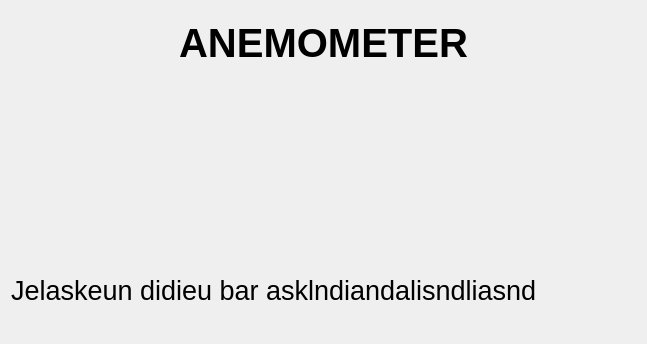
             <widget class="QWidget" name="scrollAreaWidgetContents_7">
              <property name="geometry">
               <rect>
                <x>0</x>
                <y>0</y>
                <width>647</width>
                <height>344</height>
               </rect>
              </property>
              <layout class="QVBoxLayout" name="verticalLayout_21">
               <item>
                <widget class="QFrame" name="Frame_Anemo_information">
                 <layout class="QVBoxLayout" name="verticalLayout_Anemo_information">
                  <item>
                   <widget class="QLabel" name="label_Judul_Anemo_information">
                    <property name="font">
                     <font>
                      <pointsize>30</pointsize>
                      <weight>75</weight>
                      <bold>true</bold>
                     </font>
                    </property>
                    <property name="text">
                     <string>ANEMOMETER</string>
                    </property>
                    <property name="alignment">
                     <set>Qt::AlignCenter</set>
                    </property>
                   </widget>
                  </item>
                  <item>
                   <spacer name="verticalSpacer_1_Anemo_information">
                    <property name="orientation">
                     <enum>Qt::Vertical</enum>
                    </property>
                    <property name="sizeType">
                     <enum>QSizePolicy::Minimum</enum>
                    </property>
                    <property name="sizeHint" stdset="0">
                     <size>
                      <width>20</width>
                      <height>40</height>
                     </size>
                    </property>
                   </spacer>
                  </item>
                  <item>
                   <widget class="QLabel" name="label_Pict_1_Anemo_information">
                    <property name="enabled">
                     <bool>true</bool>
                    </property>
                    <property name="sizePolicy">
                     <sizepolicy hsizetype="Preferred" vsizetype="Preferred">
                      <horstretch>0</horstretch>
                      <verstretch>0</verstretch>
                     </sizepolicy>
                    </property>
                    <property name="autoFillBackground">
                     <bool>false</bool>
                    </property>
                    <property name="text">
                     <string/>
                    </property>
                    <property name="pixmap">
                     <pixmap resource="Resource_Foto.qrc">:/Anemometer/gambar/Anemometer.PNG</pixmap>
                    </property>
                    <property name="alignment">
                     <set>Qt::AlignCenter</set>
                    </property>
                   </widget>
                  </item>
                  <item>
                   <spacer name="verticalSpacer_2_Anemo_information">
                    <property name="orientation">
                     <enum>Qt::Vertical</enum>
                    </property>
                    <property name="sizeType">
                     <enum>QSizePolicy::Minimum</enum>
                    </property>
                    <property name="sizeHint" stdset="0">
                     <size>
                      <width>20</width>
                      <height>40</height>
                     </size>
                    </property>
                   </spacer>
                  </item>
                  <item>
                   <layout class="QHBoxLayout" name="horizontalLayout__Anemo_information">
                    <item>
                     <widget class="QLabel" name="label_Pict_2_Anemo_information">
                      <property name="text">
                       <string/>
                      </property>
                      <property name="pixmap">
                       <pixmap resource="Resource_Foto.qrc">:/Anemometer/gambar/Anemometer1.PNG</pixmap>
                      </property>
                     </widget>
                    </item>
                    <item>
                     <spacer name="horizontalSpacer_4_Anemo_information">
                      <property name="orientation">
                       <enum>Qt::Horizontal</enum>
                      </property>
                      <property name="sizeHint" stdset="0">
                       <size>
                        <width>40</width>
                        <height>20</height>
                       </size>
                      </property>
                     </spacer>
                    </item>
                    <item>
                     <widget class="QLabel" name="label_Pict_3_Anemo_information">
                      <property name="text">
                       <string/>
                      </property>
                      <property name="pixmap">
                       <pixmap resource="Resource_Foto.qrc">:/Anemometer/gambar/Anemometer2.PNG</pixmap>
                      </property>
                     </widget>
                    </item>
                    <item>
                     <spacer name="horizontalSpacer_5_Anemo_information">
                      <property name="orientation">
                       <enum>Qt::Horizontal</enum>
                      </property>
                      <property name="sizeHint" stdset="0">
                       <size>
                        <width>40</width>
                        <height>20</height>
                       </size>
                      </property>
                     </spacer>
                    </item>
                    <item>
                     <widget class="QLabel" name="label_Pict_4_Anemo_information">
                      <property name="text">
                       <string/>
                      </property>
                      <property name="pixmap">
                       <pixmap resource="Resource_Foto.qrc">:/Anemometer/gambar/Anemometer3.PNG</pixmap>
                      </property>
                     </widget>
                    </item>
                    <item>
                     <spacer name="horizontalSpacer_6_Anemo_information">
                      <property name="orientation">
                       <enum>Qt::Horizontal</enum>
                      </property>
                      <property name="sizeHint" stdset="0">
                       <size>
                        <width>40</width>
                        <height>20</height>
                       </size>
                      </property>
                     </spacer>
                    </item>
                    <item>
                     <widget class="QLabel" name="label_Pict_5_Anemo_information">
                      <property name="text">
                       <string/>
                      </property>
                      <property name="pixmap">
                       <pixmap resource="Resource_Foto.qrc">:/Anemometer/gambar/Anemometer4.PNG</pixmap>
                      </property>
                     </widget>
                    </item>
                   </layout>
                  </item>
                 </layout>
                </widget>
               </item>
               <item>
                <spacer name="verticalSpacer_Anemo_information">
                 <property name="orientation">
                  <enum>Qt::Vertical</enum>
                 </property>
                 <property name="sizeType">
                  <enum>QSizePolicy::Fixed</enum>
                 </property>
                 <property name="sizeHint" stdset="0">
                  <size>
                   <width>20</width>
                   <height>40</height>
                  </size>
                 </property>
                </spacer>
               </item>
               <item>
                <widget class="QLabel" name="label_Anemo_information">
                 <property name="font">
                  <font>
                   <pointsize>20</pointsize>
                  </font>
                 </property>
                 <property name="text">
                  <string>Jelaskeun didieu bar asklndiandalisndliasnd</string>
                 </property>
                </widget>
               </item>
              </layout>
             </widget>
